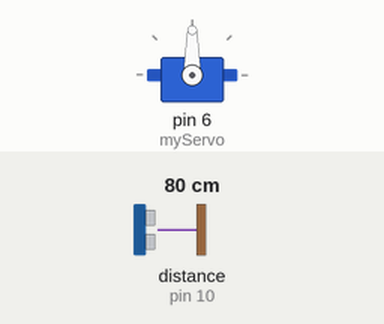
The sketch below on a simulated Arduino Uno, built with avr-gcc and run on an emulated ATmega328P. Shown: servo. Wiring (inferred from the names in the program): ultrasonic range finder: trigger pin 9; echo pin 10. The test bench sets the inputs (shaded band); at power-on: distance to the obstacle (sensor on pin 10) 80 cm. The echo pulse lasts 58.3 µs per cm.

Above: at 1.3 s.
1.4 s: distance to the obstacle (sensor on pin 10) set to 18 cm
4.4 s: distance to the obstacle (sensor on pin 10) set to 13 cm
At 6.9 s:
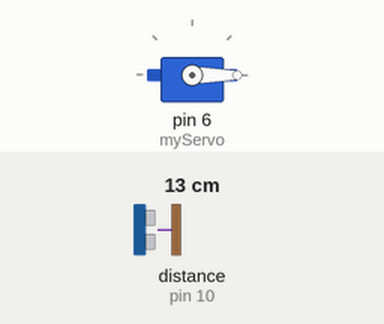
7.4 s: distance to the obstacle (sensor on pin 10) set to 35 cm
At 9.9 s:
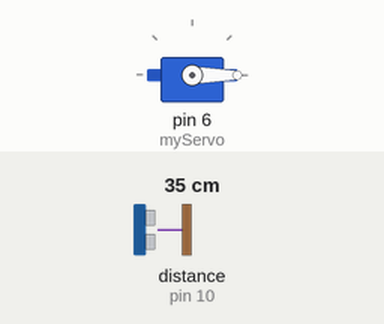
Timing chart, 0 to 11.4 s (numbered marks = the images above; inputs shaded):
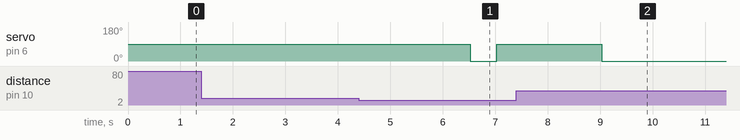

The sketch:

smartbin_arduino.ino
```cpp
#include <Servo.h>

Servo myServo;
int trigPin = 9;
int echoPin = 10;

void setup() {
  Serial.begin(9600);
  pinMode(trigPin, OUTPUT);
  pinMode(echoPin, INPUT);
  myServo.attach(6);
}

void loop() {
  long duration;
  int distance;

  digitalWrite(trigPin, LOW);
  delayMicroseconds(2);
  digitalWrite(trigPin, HIGH);
  delayMicroseconds(10);
  digitalWrite(trigPin, LOW);

  duration = pulseIn(echoPin, HIGH);
  distance = duration * 0.034 / 2;

  if(distance < 15) {
    myServo.write(90);
    delay(2000);
    myServo.write(0);
  }

  delay(500);
}
```

Measured:
- the behaviour switches between 16 and 15 cm on distance to the obstacle (sensor on pin 10) (found by bisection; images 0 and 1)
- after the input at 1.4 s, every drawn part: stays the same
- after the input at 4.4 s, servo on pin 6 (myServo): 90° → 0° after 2.1 s, → 90° 0.50 s later
- after the input at 7.4 s, servo on pin 6 (myServo): goes on until 9.0 s, then stays 0°
